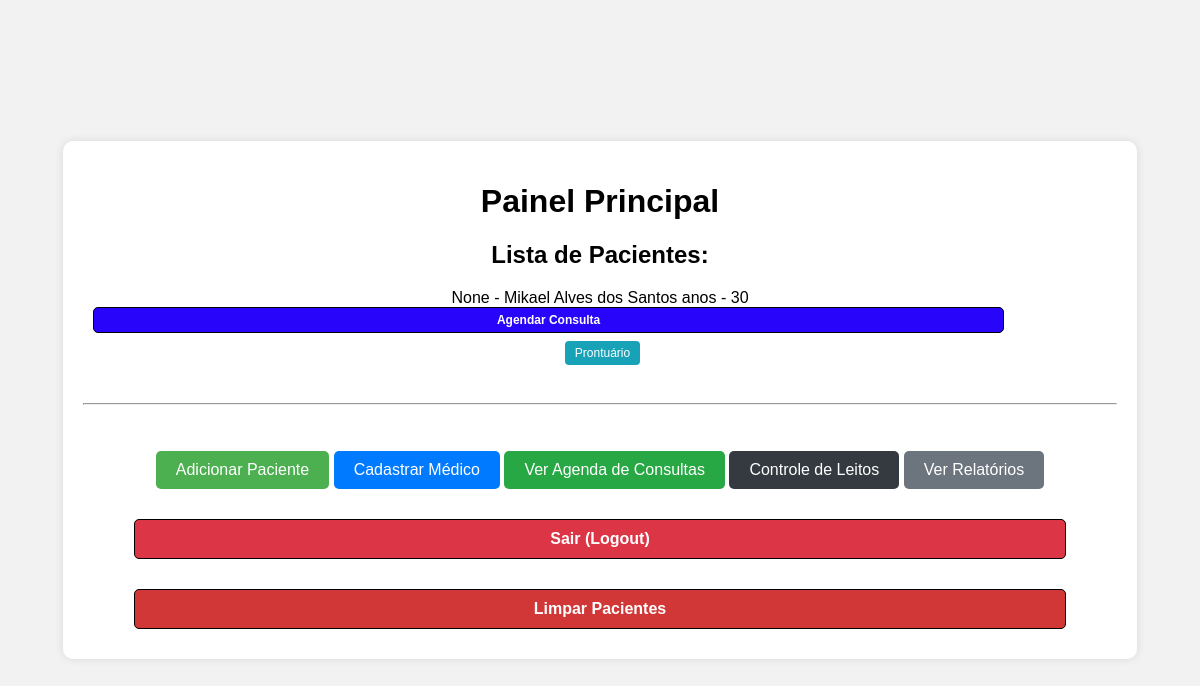
/ (signed in), run on the app's committed database.
### tables this page shows
CREATE TABLE pacientes(
            id INTEGER PRIMARY KEY AUTOINCREMENT,
            usuario_id INTEGER,
            nome TEXT NOT NULL,
            idade INTEGER,
            sexo TEXT,
            cpf TEXT UNIQUE,
            endereco TEXT,
            telefone TEXT,
            FOREIGN KEY(usuario_id) REFERENCES usuarios(id)
        );

### app.py (the view)
@app.route('/')
@login_required
def index():
    conn = sqlite3.connect('gestao_hospitalar.db')
    cursor = conn.cursor()
    cursor.execute('SELECT * FROM pacientes')
    pacientes = cursor.fetchall()
    conn.close()
    return render_template('index.html', pacientes=pacientes)

### app.py (called while the page is built)
def login_required(f):
    @wraps(f)
    def decorated_function(*args, **kwargs):
        if 'usuario_id' not in session:
            return redirect(url_for('login'))
        return f(*args, **kwargs)
    return decorated_function

### templates/index.html (shortened to what this page needs)
<!DOCTYPE html>
<html lang="pt-br">
<head>
    <link rel="stylesheet" href="{{ url_for('static', filename='styles.css') }}">
</head>
<body>
    <div class="container">
        <h1>Painel Principal</h1>
        <h2>Lista de Pacientes:</h2>
        <ul>
            {% for paciente in pacientes %}
            <li>
                {{ paciente[1] }} - {{ paciente[2] }} anos - {{ paciente[3] }}
                <a href="{{ url_for('agendar', paciente_id=paciente[0]) }}" class="agendar-btn submit-btn" style="padding: 5px 10px; margin-left: 10px; font-size: 12px;">Agendar Consulta</a>
                <a href="{{ url_for('prontuario', paciente_id=paciente[0]) }}" class="submit-btn" style="padding: 5px 10px; margin-left: 5px; font-size: 12px; background-color: #17a2b8; color: white; text-decoration: none; border-radius: 4px;">Prontuário</a>
            {% else %}
            <li>Nenhum paciente cadastrado.</li>
            {% endfor %}
        </ul>
        <br>
        <hr>
        <br>
        <a href="{{ url_for('novo_paciente') }}" class="add-patient" style="display: inline-block; text-decoration: none; text-align: center; margin-bottom: 10px;">Adicionar Paciente</a>
        <a href="{{ url_for('novo_profissional') }}" class="add-patient" style="display: inline-block; text-decoration: none; text-align: center; background-color: #007bff; margin-bottom: 10px;">Cadastrar Médico</a>
        <a href="{{ url_for('listar_consultas') }}" class="add-patient" style="display: inline-block; text-decoration: none; text-align: center; background-color: #28a745; margin-bottom: 10px;">Ver Agenda de Consultas</a>
        <a href="{{ url_for('gerenciar_leitos') }}" class="add-patient" style="display: inline-block; text-decoration: none; text-align: center; background-color: #343a40; color: white; margin-bottom: 10px;">Controle de Leitos</a>
        <a href="{{ url_for('relatorios') }}" class="add-patient" style="display: inline-block; text-decoration: none; text-align: center; background-color: #6c757d; color: white; margin-bottom: 10px;">Ver Relatórios</a>
        <a href="{{ url_for('logout') }}" class="clear-btn" style="display: inline-block; text-decoration: none; text-align: center; background-color: #dc3545; color: white;">Sair (Logout)</a>
        <br>
        <a href="{{ url_for('limpar_pacientes') }}" class="clear-btn" style="display: inline-block; text-decoration: none; text-align: center;">Limpar Pacientes</a>
    </div>
</body>
</html>

### static/styles.css (style rules this page uses)
body { background-color: #f2f2f2; font-family: Arial, sans-serif; display: flex; justify-content: center; align-items: center; height: 100vh; margin: 0; }
.container { text-align: center; background-color: #fff; padding: 20px; border-radius: 10px; box-shadow: 0 0 10px rgba(0, 0, 0, 0.1); }
ul { list-style: none; padding: 0; }
li { margin-bottom: 5px; }
.add-patient { background-color: #4CAF50; border: none; color:white; padding: 10px 20px; text-align: center; text-decoration: none; display: inline-block; font-size: 16px; margin-top: 20px; cursor: pointer; border-radius: 5px; transition: background-color 0.3s; }
.agendar-btn { background-color: rgb(63,43,177); border: none; color:white; padding: 10px 20px; text-align: center; text-decoration: none; display: inline-block; font-size: 16px; cursor: pointer; border-radius: 5px; transition: background-color 0.3s; }
.agendar-btn { display: block; width: 86%; padding: 10px 20px; margin-bottom: 10px; text-align: center; background-color: rgb(41, 4, 250); color: white; font-weight: bold; text-decoration: none; border: 1px solid black; border-radius: 5px; }
.clear-btn { background-color: rgb(209,55,55); border: none; color:white; padding: 10px 20px; text-align: center; text-decoration: none; display: inline-block; font-size: 16px; margin-top: 20px; cursor: pointer; border-radius: 5px; transition: background-color 0.3s; }
.clear-btn { display: block; width: 86%; padding: 10px 20px; margin-bottom: 10px; text-align: center; background-color: rgb(209, 55, 55); color: white; font-weight: bold; text-decoration: none; border: 1px solid black; border-radius: 5px; }
.add-patient, .clear-btn, .agendar-btn { float: center; }

### data on the page
pacientes: paciente "None", nome "Mikael Alves dos Santos", idade "30"
